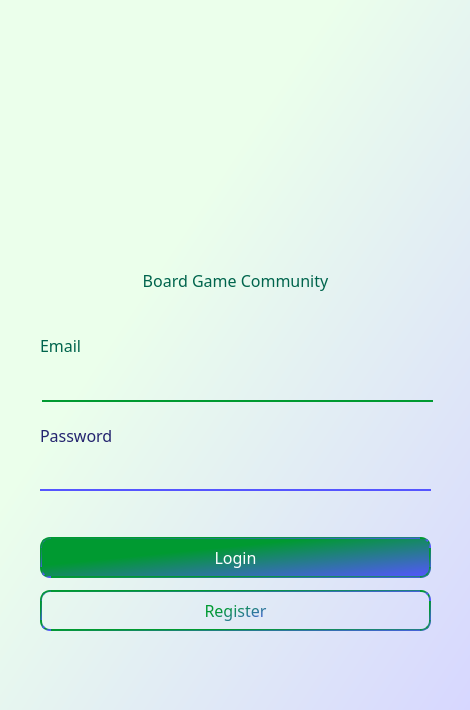
<?xml version="1.0" encoding="UTF-8"?>
<ui version="4.0">
 <class>Dialog</class>
 <widget class="QDialog" name="Dialog">
  <property name="geometry">
   <rect>
    <x>0</x>
    <y>0</y>
    <width>470</width>
    <height>710</height>
   </rect>
  </property>
  <property name="font">
   <font>
    <family>ZCOOL QingKe HuangYou</family>
    <pointsize>12</pointsize>
   </font>
  </property>
  <property name="windowTitle">
   <string>Board Game Community</string>
  </property>
  <property name="windowIcon">
   <iconset>
    <selectedon>../UISource/Icon.png</selectedon>
   </iconset>
  </property>
  <property name="styleSheet">
   <string notr="true">background-color: qlineargradient(spread:pad, x1:0, y1:0, x2:1, y2:1, stop:0.353234 rgba(235, 255, 235, 255), stop:1 rgba(215, 215, 255, 255));</string>
  </property>
  <widget class="QLineEdit" name="ltxt_email">
   <property name="geometry">
    <rect>
     <x>42</x>
     <y>361</y>
     <width>391</width>
     <height>41</height>
    </rect>
   </property>
   <property name="styleSheet">
    <string notr="true">font: 12pt &quot;Bai Jamjuree&quot;;
border: 0px;
border-bottom: 2px solid rgb(0, 154, 49);
background-color: rgba(255, 255, 255, 0)</string>
   </property>
   <property name="text">
    <string/>
   </property>
  </widget>
  <widget class="QLineEdit" name="ltxt_password">
   <property name="geometry">
    <rect>
     <x>40</x>
     <y>450</y>
     <width>391</width>
     <height>41</height>
    </rect>
   </property>
   <property name="styleSheet">
    <string notr="true">font: 12pt &quot;Bai Jamjuree&quot;;
border: 0px;
border-bottom: 2px solid rgb(85, 85, 255);
background-color: rgba(255, 255, 255, 0)</string>
   </property>
  </widget>
  <widget class="QLabel" name="label">
   <property name="geometry">
    <rect>
     <x>40</x>
     <y>330</y>
     <width>211</width>
     <height>31</height>
    </rect>
   </property>
   <property name="font">
    <font>
     <family>ZCOOL QingKe HuangYou</family>
     <pointsize>12</pointsize>
     <weight>50</weight>
     <italic>false</italic>
     <bold>false</bold>
    </font>
   </property>
   <property name="styleSheet">
    <string notr="true">background-color: rgba(255, 255, 255, 0);
color: rgb(0, 100, 76);
font: 12pt &quot;ZCOOL QingKe HuangYou&quot;;</string>
   </property>
   <property name="text">
    <string>Email</string>
   </property>
  </widget>
  <widget class="QLabel" name="label_2">
   <property name="geometry">
    <rect>
     <x>40</x>
     <y>420</y>
     <width>211</width>
     <height>31</height>
    </rect>
   </property>
   <property name="font">
    <font>
     <family>ZCOOL QingKe HuangYou</family>
     <pointsize>12</pointsize>
     <weight>50</weight>
     <italic>false</italic>
     <bold>false</bold>
    </font>
   </property>
   <property name="styleSheet">
    <string notr="true">background-color: rgba(255, 255, 255, 0);
color: rgb(36, 36, 111);
font: 12pt &quot;ZCOOL QingKe HuangYou&quot;;</string>
   </property>
   <property name="text">
    <string>Password</string>
   </property>
  </widget>
  <widget class="QLabel" name="label_3">
   <property name="geometry">
    <rect>
     <x>40</x>
     <y>250</y>
     <width>391</width>
     <height>61</height>
    </rect>
   </property>
   <property name="styleSheet">
    <string notr="true">background-color: rgba(255, 255, 255, 0);
color: rgb(0, 100, 76);
font: 20pt &quot;ZCOOL QingKe HuangYou&quot;;</string>
   </property>
   <property name="text">
    <string>Board Game Community</string>
   </property>
   <property name="textFormat">
    <enum>Qt::AutoText</enum>
   </property>
   <property name="alignment">
    <set>Qt::AlignCenter</set>
   </property>
  </widget>
  <widget class="QPushButton" name="btn_login">
   <property name="geometry">
    <rect>
     <x>40</x>
     <y>537</y>
     <width>391</width>
     <height>41</height>
    </rect>
   </property>
   <property name="styleSheet">
    <string notr="true">background-color:  qlineargradient(spread:pad, x1:0, y1:0, x2:1, y2:1, stop:0.353234 rgba(0, 154, 49, 255), stop:1 rgba(85, 85, 255, 255));
color: rgb(255, 255, 255);
font: 12pt &quot;ZCOOL QingKe HuangYou&quot;;
border-radius: 10px;
border: 2px solid qlineargradient(spread:pad, x1:0, y1:0, x2:1, y2:1, stop:0.353234 rgba(0, 154, 49, 255), stop:1 rgba(85, 85, 255, 255));</string>
   </property>
   <property name="text">
    <string>Login</string>
   </property>
  </widget>
  <widget class="QLabel" name="label_4">
   <property name="enabled">
    <bool>true</bool>
   </property>
   <property name="geometry">
    <rect>
     <x>140</x>
     <y>30</y>
     <width>191</width>
     <height>201</height>
    </rect>
   </property>
   <property name="font">
    <font>
     <family>ZCOOL QingKe HuangYou</family>
     <pointsize>48</pointsize>
     <weight>50</weight>
     <italic>false</italic>
     <bold>false</bold>
    </font>
   </property>
   <property name="styleSheet">
    <string notr="true">color: rgba(91, 91, 91, 120);
background-color: rgba(255, 255, 255, 0);
font: 48pt &quot;ZCOOL QingKe HuangYou&quot;;</string>
   </property>
   <property name="text">
    <string/>
   </property>
   <property name="pixmap">
    <pixmap>../UISource/Icon.png</pixmap>
   </property>
   <property name="alignment">
    <set>Qt::AlignCenter</set>
   </property>
  </widget>
  <widget class="QPushButton" name="btn_register">
   <property name="geometry">
    <rect>
     <x>40</x>
     <y>590</y>
     <width>391</width>
     <height>41</height>
    </rect>
   </property>
   <property name="styleSheet">
    <string notr="true">background-color: rgba(255, 255, 255, 0);
font: 12pt &quot;ZCOOL QingKe HuangYou&quot;;
color: qlineargradient(spread:pad, x1:0, y1:0, x2:1, y2:1, stop:0.353234 rgba(0, 154, 49, 255), stop:1 rgba(85, 85, 255, 255));
border-radius: 10px;
border: 2px solid qlineargradient(spread:pad, x1:0, y1:0, x2:1, y2:1, stop:0.353234 rgba(0, 154, 49, 255), stop:1 rgba(85, 85, 255, 255));</string>
   </property>
   <property name="text">
    <string>Register</string>
   </property>
  </widget>
 </widget>
 <resources/>
 <connections/>
</ui>
